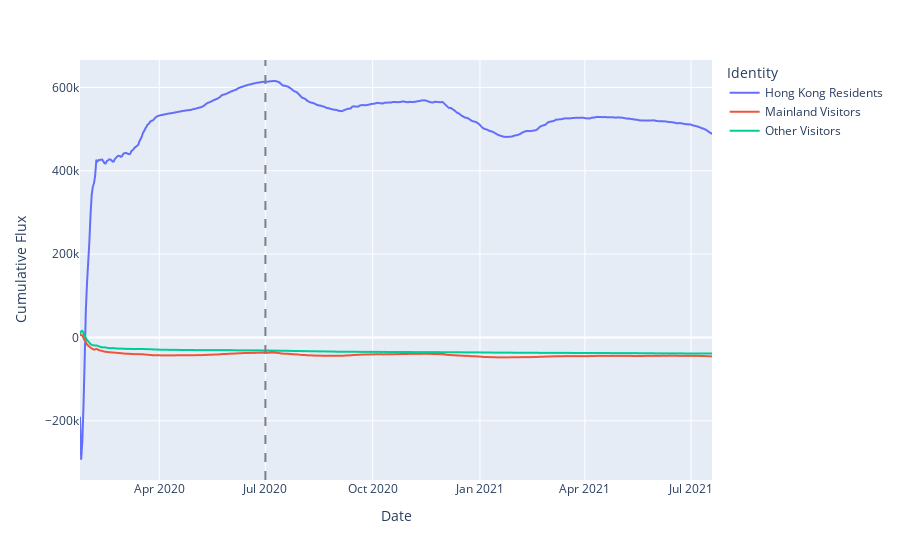

This figure's notebook cell:
### Markdown cell above
# Cumulative Fluxes

### Code cell
iden = df[df['Date'] >= pd.Timestamp(date(2020,1,1))].groupby(['Date', 'Identity']).sum()
# advanced statement, transform select, apply
iden['Cumulative Flux'] = iden.groupby('Identity')['Flux'].transform(pd.Series.cumsum)



iden.reset_index(inplace=True) 
iden

fig = px.line(iden, x='Date', y="Cumulative Flux", color='Identity')


fig.add_vline(x=pd.Timestamp(date(2020,7,1)), line_width=2, line_dash="dash", line_color="gray")
fig.show()
fig.write_html("./graphs/2_iden.html")
dp.Report(dp.Plot(fig)).upload(name = 'Cumulative Flux 1')

### Figure 1 — Plotly figure (JSON) as saved in the notebook; plotly's stock layout.template omitted (floating-point values rounded to 4 significant figures; data arrays with more than 128 entries replaced by an {"elided": "..."} marker saying what was removed)
{"data": [{"hovertemplate": "Identity=Hong Kong Residents<br>Date=%{x}<br>Cumulative Flux=%{y}<extra></extra>", "legendgroup": "Hong Kong Residents", "line": {"color": "#636efa", "dash": "solid"}, "mode": "lines", "name": "Hong Kong Residents", "showlegend": true, "type": "scattergl", "x": {"elided": "542 str values"}, "xaxis": "x", "y": {"elided": "542 int values"}, "yaxis": "y"}, {"hovertemplate": "Identity=Mainland Visitors<br>Date=%{x}<br>Cumulative Flux=%{y}<extra></extra>", "legendgroup": "Mainland Visitors", "line": {"color": "#EF553B", "dash": "solid"}, "mode": "lines", "name": "Mainland Visitors", "showlegend": true, "type": "scattergl", "x": {"elided": "542 str values"}, "xaxis": "x", "y": {"elided": "542 int values"}, "yaxis": "y"}, {"hovertemplate": "Identity=Other Visitors<br>Date=%{x}<br>Cumulative Flux=%{y}<extra></extra>", "legendgroup": "Other Visitors", "line": {"color": "#00cc96", "dash": "solid"}, "mode": "lines", "name": "Other Visitors", "showlegend": true, "type": "scattergl", "x": {"elided": "542 str values"}, "xaxis": "x", "y": {"elided": "542 int values"}, "yaxis": "y"}], "layout": {"legend": {"title": {"text": "Identity"}, "tracegroupgap": 0}, "margin": {"t": 60}, "shapes": [{"line": {"color": "gray", "dash": "dash", "width": 2}, "type": "line", "x0": "2020-07-01T00:00:00", "x1": "2020-07-01T00:00:00", "xref": "x", "y0": 0, "y1": 1, "yref": "y domain"}], "xaxis": {"anchor": "y", "domain": [0, 1], "title": {"text": "Date"}}, "yaxis": {"anchor": "x", "domain": [0, 1], "title": {"text": "Cumulative Flux"}}}}
